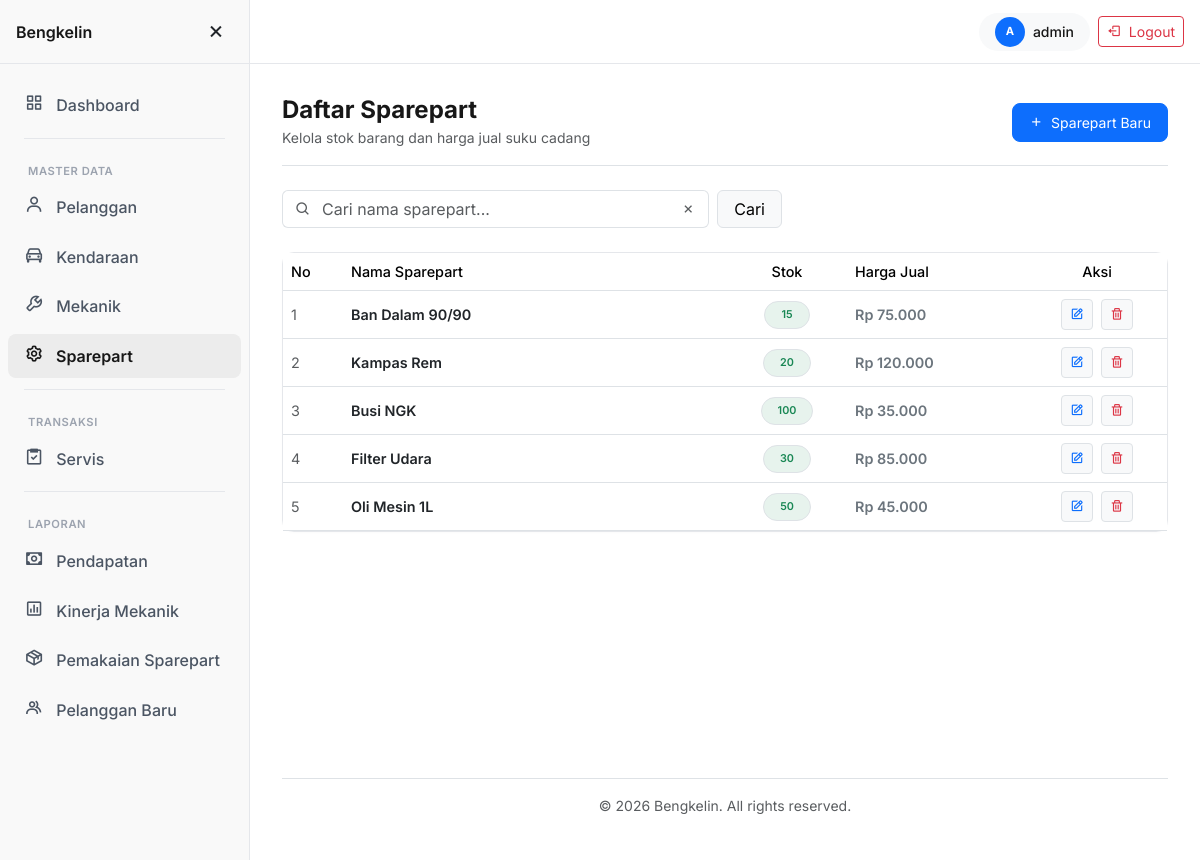
The app's page /sparepart/index.php (signed in) with its own data.
### tables this page shows
CREATE TABLE sparepart (
    id_sparepart INT           NOT NULL AUTO_INCREMENT,
    nama_part    VARCHAR(100)  NOT NULL,
    stok         INT           NOT NULL DEFAULT 0,
    harga_jual   DECIMAL(10,2) NOT NULL,
    PRIMARY KEY (id_sparepart)
);

### includes/functions.php (called while the page is built, shortened)
<?php
function e(string $str): string
{
    return htmlspecialchars($str, ENT_QUOTES, 'UTF-8');
}
function rupiah(float $angka): string
{
    return 'Rp ' . number_format($angka, 0, ',', '.');
}

### sparepart/index.php (the view, shortened to what this page needs)
<?php
require '../config.php';
$search = trim($_GET['search'] ?? '');
if ($search !== '') {
    $searchParam = "%$search%";
    $stmt = $conn->prepare("SELECT * FROM sparepart WHERE nama_part LIKE ? ORDER BY nama_part ASC");
    $stmt->bind_param('s', $searchParam);
    $stmt->execute();
    $result = $stmt->get_result();
    $stmt->close();
} else {
    $result = $conn->query("SELECT * FROM sparepart ORDER BY id_sparepart DESC");
}
include '../includes/header.php';
include '../includes/sidebar.php';
?>
<div class="d-flex justify-content-between align-items-center flex-wrap gap-3 mb-4 pb-3 border-bottom">
    <div>
        <h4 class="fw-bold mb-0">Daftar Sparepart</h4>
        <span class="text-muted small">Kelola stok barang dan harga jual suku cadang</span>
    </div>
    <a href="<?php echo BASE_URL; ?>sparepart/tambah.php" class="btn btn-primary btn-sm px-3 py-2 rounded-3">
        <i class="bx bx-plus me-1"></i> Sparepart Baru
    </a>
</div>
<div class="d-flex align-items-center gap-3 mb-4 flex-wrap">
    <form action="" method="GET" class="d-flex align-items-center gap-2 flex-grow-1" style="max-width: 500px;">
        <div class="input-group">
            <span class="input-group-text bg-white border-end-0 text-muted"><i class="bx bx-search"></i></span>
            <input type="text" id="searchSp" name="search" class="form-control border-start-0 border-end-0 ps-0 shadow-none"
                   placeholder="Cari nama sparepart..." value="<?php echo e($search); ?>">
            <button type="button" class="input-group-text bg-white border-start-0 text-muted" style="cursor:pointer;"
                    onclick="document.getElementById('searchSp').value=''; this.closest('form').submit();">
                <i class="bx bx-x"></i>
            </button>
        </div>
        <button type="submit" class="btn btn-light border px-3">Cari</button>
    </form>
</div>
<?php
$headers = [
    ['label' => 'No', 'width' => 60],
    ['label' => 'Nama Sparepart'],
    ['label' => 'Stok', 'width' => 120, 'center' => true],
    ['label' => 'Harga Jual', 'width' => 180],
    ['label' => 'Aksi', 'width' => 140, 'center' => true]
];
$rows = [];
$no = 1;
while ($row = $result->fetch_assoc()) {
    $stok = (int)$row['stok'];
    if ($stok <= 0) $color = 'danger';
    elseif ($stok <= 5) $color = 'warning';
    else $color = 'success';
    $stokBadge = '<div class="text-center"><span class="badge bg-' . $color . ' bg-opacity-10 text-' . $color . ' fw-semibold px-3 py-2 border rounded-pill">' . $stok . '</span></div>';
    $actionButtons = '
        <div class="d-flex justify-content-center gap-2">
            <a href="edit.php?id='.$row['id_sparepart'].'" class="btn btn-light border btn-sm text-primary" data-bs-toggle="tooltip" title="Edit"><i class="bx bx-edit"></i></a>
            <a href="hapus.php?id='.$row['id_sparepart'].'" class="btn btn-light border btn-sm text-danger btn-confirm" data-confirm="Hapus sparepart ini? Data yang sudah terkait dengan transaksi servis lama tidak dapat dihapus." data-bs-toggle="tooltip" title="Hapus"><i class="bx bx-trash"></i></a>
        </div>';
    $rows[] = [
        ['content' => $no++, 'class' => 'text-muted'],
        ['content' => e($row['nama_part']), 'class' => 'fw-semibold text-dark'],
        ['content' => $stokBadge],
        ['content' => rupiah($row['harga_jual']), 'class' => 'fw-semibold text-secondary'],
        ['content' => $actionButtons]
    ];
}
include '../includes/components/table.php';
?>
<?php include '../includes/footer.php'; ?>

### includes/components/table.php
<?php
$emptyMessage = $emptyMessage ?? 'Data tidak ditemukan.';
?>
<div class="card stat-card">
    <div class="card-body p-0">
        <div class="table-responsive">
            <table class="table table-hover align-middle mb-0" style="font-size: 0.9rem;">
                <thead class="border-bottom text-muted">
                    <tr>
                        <?php foreach ($headers as $header): ?>
                            <th class="fw-medium <?= (isset($header['center']) && $header['center']) ? 'text-center' : '' ?>" style="<?= isset($header['width']) ? 'width:'.$header['width'].'px;' : '' ?>">
                                <?= $header['label'] ?>
                            </th>
                        <?php endforeach; ?>
                    </tr>
                </thead>
                <tbody>
                    <?php if (empty($rows)): ?>
                        <tr>
                            <td colspan="<?= count($headers) ?>" class="text-center py-5">
                                <div class="py-4">
                                    <i class="bx bx-file-blank fs-1 text-muted opacity-25"></i>
                                    <p class="text-muted mt-2 mb-0"><?= $emptyMessage ?></p>
                                </div>
                            </td>
                        </tr>
                    <?php else: ?>
                        <?php foreach ($rows as $cells): ?>
                            <tr>
                                <?php foreach ($cells as $cell): ?>
                                    <td class="<?= isset($cell['class']) ? $cell['class'] : '' ?>">
                                        <?= $cell['content'] ?>
                                    </td>
                                <?php endforeach; ?>
                            </tr>
                        <?php endforeach; ?>
                    <?php endif; ?>
                </tbody>
            </table>
        </div>
    </div>
</div>

### assets/css/style.css (style rules this page uses)
body { font-family: "Inter", -apple-system, BlinkMacSystemFont, "Segoe UI", Roboto, sans-serif; background-color: #ffffff; color: #171717; }
:root { --bs-primary: #000000; --bs-secondary: #f3f4f6; --bs-success: #10b981; --bs-danger: #ef4444; --bs-warning: #f59e0b; --bs-info: #3b82f6; --sidebar-bg: #f9f9f9; --sidebar-hover: #ececec; --border-light: #e5e7eb; --sidebar-width: 250px; --sidebar-collapsed-width: 68px; }
.stat-card { border: 1px solid var(--border-light) !important; box-shadow: 0 1px 3px rgba(0, 0, 0, 0.02); border-radius: 12px; background: #ffffff; transition: all 0.2s ease; }

### includes/header.php (style rules this page uses)
body { padding-top: 64px; }

### records on screen
sparepart: stok "15"
sparepart: stok "20"
sparepart: stok "100"
sparepart: stok "30"
sparepart: stok "50"

### other values on screen
substr($_SESSION['username'] ?? 'A', 0, 1) "A"
$_SESSION['username'] "admin"
$header['label'] "No"
$header['label'] "Nama Sparepart"
$header['label'] "Stok"
$header['label'] "Harga Jual"
$header['label'] "Aksi"
$cell['content'] "1"
$cell['content'] "Ban Dalam 90/90"
$cell['content'] "Rp 75.000"
$cell['content'] "2"
$cell['content'] "Kampas Rem"
$cell['content'] "Rp 120.000"
$cell['content'] "3"
$cell['content'] "Busi NGK"
